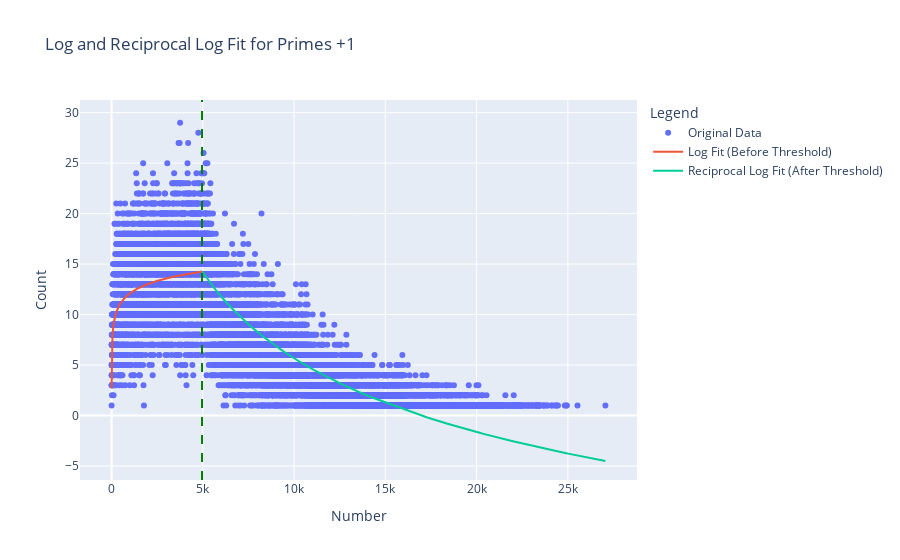
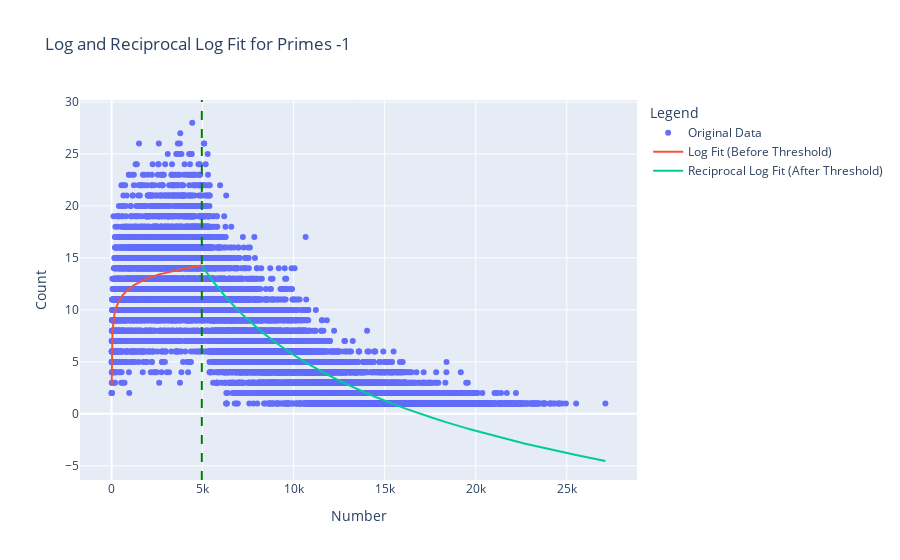
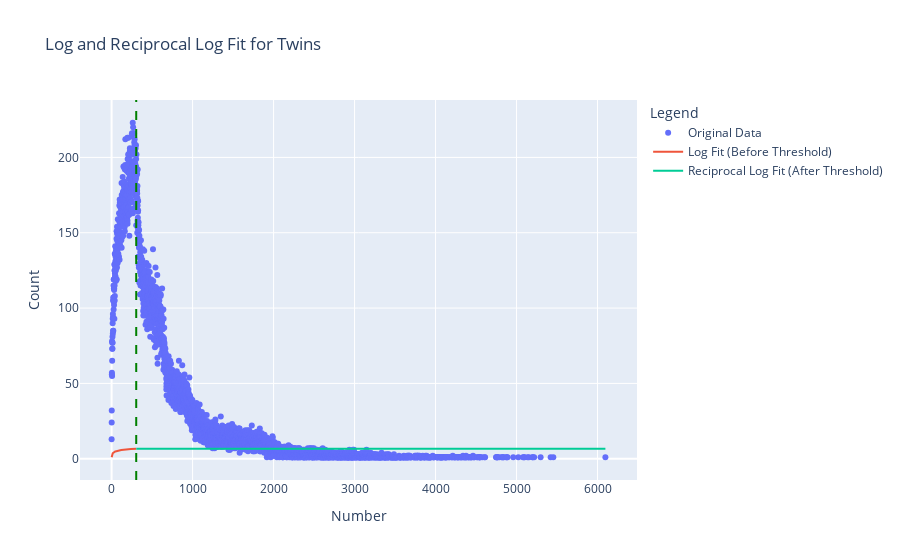

These figures' notebook cell, in order:
### Code cell
from scipy.optimize import curve_fit
import numpy as np
import plotly.graph_objects as go
import pandas as pd

# Read the CSV file
datatxt_all = pd.read_csv('primes_data120000.txt')
datatxt_all=datatxt_all#[datatxt_all["Number"] % 6 == 0]

# Count occurrences of each number in the relevant columns
number_counts_primes_plus_one = datatxt_all['Primes +1'].value_counts().sort_index()
number_counts_primes_minus_one = datatxt_all['Primes -1'].value_counts().sort_index()
number_counts_primes_twins = datatxt_all['Twins'].value_counts().sort_index()

# Logarithmic fit function
def log_fit(x, a, b):
    return a * np.log(x) + b

# Reciprocal logarithmic fit function with constraints
def reciprocal_log_fit(x, c, d):
    return c / np.log(x) + d

# Function to fit and plot data with continuity at the threshold
def fit_and_plot_with_constraints(data, threshold, title):
    x_data = data.index.to_numpy()
    y_data = data.values

    # Split data into before and after threshold
    x_before = x_data[x_data <= threshold]
    y_before = y_data[:len(x_before)]
    x_after = x_data[x_data > threshold]
    y_after = y_data[len(x_before):]

    # Ensure non-empty before and after threshold
    if len(x_before) < 2 or len(x_after) < 2:
        print(f"Insufficient data for fitting {title}")
        return

    # Fit log model to the data before the threshold
    try:
        popt_before, _ = curve_fit(log_fit, x_before, y_before, maxfev=5000)
    except RuntimeError:
        print(f"Log fit failed for {title}")
        return

    # Calculate the value of the log fit at the threshold
    threshold_value = log_fit(threshold, *popt_before)

    # Fit reciprocal log model to the data after the threshold
    try:
        # Adjust the initial guess for c_initial and d_initial to ensure valid bounds
        c_initial = np.max(y_after) * np.log(np.min(x_after))  # Initial guess for c
        d_initial = np.max([1, 1 - c_initial / np.log(np.max(x_after))])  # Ensure d >= 1

        bounds_after = ([0, 1], [np.inf, np.inf])  # Ensure d >= 1

        def adjusted_reciprocal_log_fit(x, c, d):
            return c / np.log(x) + d + (threshold_value - reciprocal_log_fit(threshold, c, d))

        popt_after, _ = curve_fit(
            adjusted_reciprocal_log_fit, x_after, y_after,
            p0=[c_initial, d_initial],
            bounds=bounds_after,
            maxfev=5000
        )
    except RuntimeError:
        print(f"Reciprocal log fit failed for {title}")
        return

    # Generate fitted values
    y_fit_before = log_fit(x_before, *popt_before)
    y_fit_after = adjusted_reciprocal_log_fit(x_after, *popt_after)

    # Plot the results
    fig = go.Figure()
    fig.add_trace(go.Scatter(x=x_data, y=y_data, mode='markers', name='Original Data'))
    fig.add_trace(go.Scatter(x=x_before, y=y_fit_before, mode='lines', name='Log Fit (Before Threshold)'))
    fig.add_trace(go.Scatter(x=x_after, y=y_fit_after, mode='lines', name='Reciprocal Log Fit (After Threshold)'))
    fig.add_vline(x=threshold, line=dict(color="green", dash="dash"), name="Threshold")
    fig.update_layout(
        title=title,
        xaxis_title="Number",
        yaxis_title="Count",
        legend_title="Legend"
    )
    fig.show()

    # Print the fitted parameters for reference
    print(f"Fitted Parameters for {title}:")
    print(f"Log Fit (Before Threshold): a = {popt_before[0]}, b = {popt_before[1]}")
    print(f"Reciprocal Log Fit (After Threshold): c = {popt_after[0]}, d = {popt_after[1]}")

# Example application
fit_and_plot_with_constraints(number_counts_primes_plus_one, threshold=4956, title="Log and Reciprocal Log Fit for Primes +1")
fit_and_plot_with_constraints(number_counts_primes_minus_one, threshold=4956, title="Log and Reciprocal Log Fit for Primes -1")
fit_and_plot_with_constraints(number_counts_primes_twins, threshold=304, title="Log and Reciprocal Log Fit for Twins")

### Figure 1 — Plotly figure (JSON) as saved in the notebook; plotly's stock layout.template omitted (floating-point values rounded to 4 significant figures; data arrays with more than 128 entries replaced by an {"elided": "..."} marker saying what was removed)
{"data": [{"mode": "markers", "name": "Original Data", "type": "scatter", "x": {"elided": "16755 int values"}, "y": {"elided": "16755 int values"}}, {"mode": "lines", "name": "Log Fit (Before Threshold)", "type": "scatter", "x": {"elided": "4956 int values"}, "y": {"elided": "4956 float values"}}, {"mode": "lines", "name": "Reciprocal Log Fit (After Threshold)", "type": "scatter", "x": {"elided": "11799 int values"}, "y": {"elided": "11799 float values"}}], "layout": {"legend": {"title": {"text": "Legend"}}, "shapes": [{"line": {"color": "green", "dash": "dash"}, "name": "Threshold", "type": "line", "x0": 4956, "x1": 4956, "xref": "x", "y0": 0, "y1": 1, "yref": "y domain"}], "title": {"text": "Log and Reciprocal Log Fit for Primes +1"}, "xaxis": {"title": {"text": "Number"}}, "yaxis": {"title": {"text": "Count"}}}}

### Figure 2 — Plotly figure (JSON) as saved in the notebook; plotly's stock layout.template omitted (floating-point values rounded to 4 significant figures; data arrays with more than 128 entries replaced by an {"elided": "..."} marker saying what was removed)
{"data": [{"mode": "markers", "name": "Original Data", "type": "scatter", "x": {"elided": "16745 int values"}, "y": {"elided": "16745 int values"}}, {"mode": "lines", "name": "Log Fit (Before Threshold)", "type": "scatter", "x": {"elided": "4956 int values"}, "y": {"elided": "4956 float values"}}, {"mode": "lines", "name": "Reciprocal Log Fit (After Threshold)", "type": "scatter", "x": {"elided": "11789 int values"}, "y": {"elided": "11789 float values"}}], "layout": {"legend": {"title": {"text": "Legend"}}, "shapes": [{"line": {"color": "green", "dash": "dash"}, "name": "Threshold", "type": "line", "x0": 4956, "x1": 4956, "xref": "x", "y0": 0, "y1": 1, "yref": "y domain"}], "title": {"text": "Log and Reciprocal Log Fit for Primes -1"}, "xaxis": {"title": {"text": "Number"}}, "yaxis": {"title": {"text": "Count"}}}}

### Figure 3 — Plotly figure (JSON) as saved in the notebook; plotly's stock layout.template omitted (floating-point values rounded to 4 significant figures; data arrays with more than 128 entries replaced by an {"elided": "..."} marker saying what was removed)
{"data": [{"mode": "markers", "name": "Original Data", "type": "scatter", "x": {"elided": "3451 int values"}, "y": {"elided": "3451 int values"}}, {"mode": "lines", "name": "Log Fit (Before Threshold)", "type": "scatter", "x": {"elided": "305 int values"}, "y": {"elided": "305 float values"}}, {"mode": "lines", "name": "Reciprocal Log Fit (After Threshold)", "type": "scatter", "x": {"elided": "3146 int values"}, "y": {"elided": "3146 float values"}}], "layout": {"legend": {"title": {"text": "Legend"}}, "shapes": [{"line": {"color": "green", "dash": "dash"}, "name": "Threshold", "type": "line", "x0": 304, "x1": 304, "xref": "x", "y0": 0, "y1": 1, "yref": "y domain"}], "title": {"text": "Log and Reciprocal Log Fit for Twins"}, "xaxis": {"title": {"text": "Number"}}, "yaxis": {"title": {"text": "Count"}}}}
